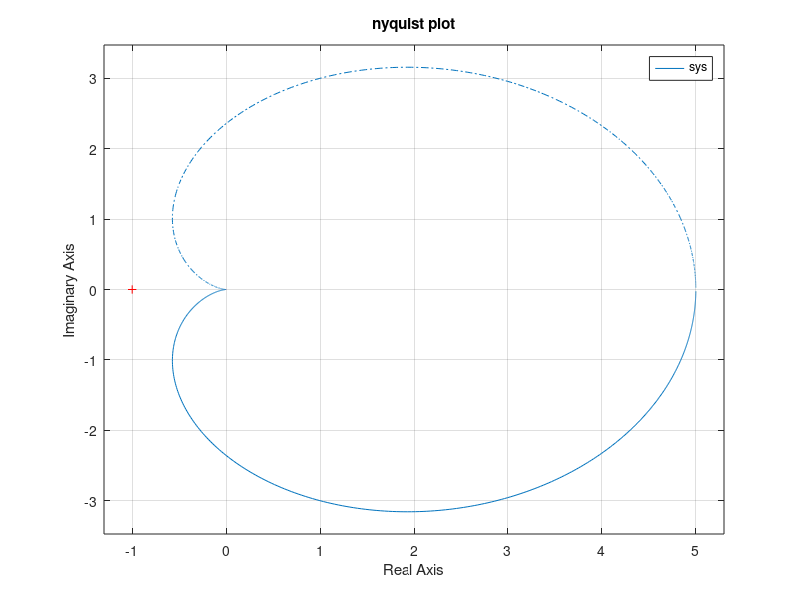

This figure's MATLAB source: (Note: this script raises an error after producing the figure.)
num=[90]
den=[1 9 18]
sys=tf(num,den)
nyquist(sys)
title('nyquist plot')
[Gm,Pm,Wcg,Wcp]=margin(num,den)
gain_margin=20*log10(Gm)
grid
phase_margin=Pm
gain_margin=Gm
gaincrossover=Wcp
phase_crossover=Wcg
